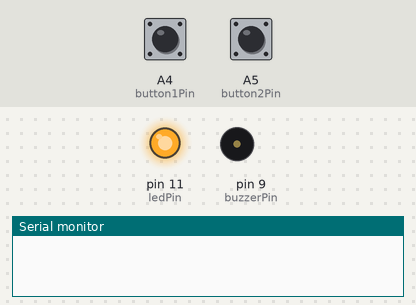
The sketch below on a simulated Arduino Uno, built with avr-gcc and run on an emulated ATmega328P. Parts: output pins drawn as LEDs (lit = HIGH), buzzer (waves = sounding), the last lines printed to the serial monitor. The test bench sets the inputs (shaded band); at power-on: A4 (button1Pin) HIGH, A5 (button2Pin) HIGH. Random numbers use the default seed unless the sketch sets one.

Above: at 4.0 s.
4.1 s: A4 (button1Pin) pulled LOW for 0.15 s
At 4.7 s:
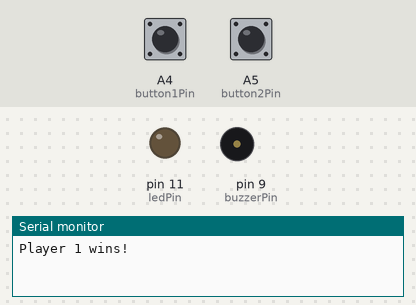
5.9 s: A4 (button1Pin) pulled LOW for 3.2 s
At 8.38 s:
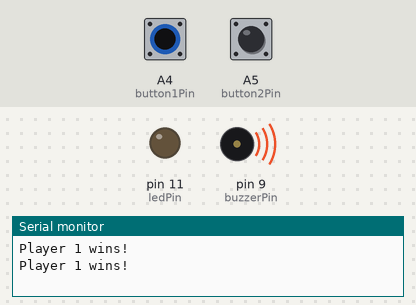
Timing chart, 0 to 15.4 s (numbered marks = the images above; inputs shaded):
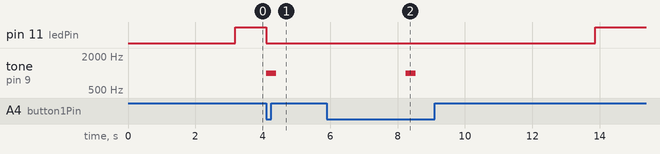

The sketch:

button_timer_game.ino
```cpp
const int button1Pin = A4;
const int button2Pin = A5;
const int ledPin = 11;
const int buzzerPin = 9;

bool gameStarted = false;
unsigned long startTime = 0;

void setup() {
  pinMode(button1Pin, INPUT_PULLUP);
  pinMode(button2Pin, INPUT_PULLUP);
  pinMode(ledPin, OUTPUT);
  pinMode(buzzerPin, OUTPUT);
  Serial.begin(9600);

  randomSeed(analogRead(A1)); // use noise from potentiometer as seed
}

void loop() {
  if (!gameStarted) {
    delay(random(2000, 5000));  // Wait randomly 2–5 sec
    digitalWrite(ledPin, HIGH); // Start signal
    startTime = millis();
    gameStarted = true;
  }

  if (gameStarted) {
    if (digitalRead(button1Pin) == LOW) {
      gameWon(1);
    } else if (digitalRead(button2Pin) == LOW) {
      gameWon(2);
    }
  }
}

void gameWon(int player) {
  digitalWrite(ledPin, LOW);
  tone(buzzerPin, 1000, 300); // 1kHz beep
  Serial.print("Player ");
  Serial.print(player);
  Serial.println(" wins!");
  delay(2000);
  gameStarted = false;
}
```

Measured:
- after the input at 4.1 s, pin 11 (ledPin): HIGH → LOW at once; tone on pin 9 (buzzerPin): silent → 1000 Hz at once, → silent 0.30 s later
- after the input at 5.9 s, tone on pin 9 (buzzerPin): silent → 1000 Hz after 2.3 s, → silent 0.30 s later
